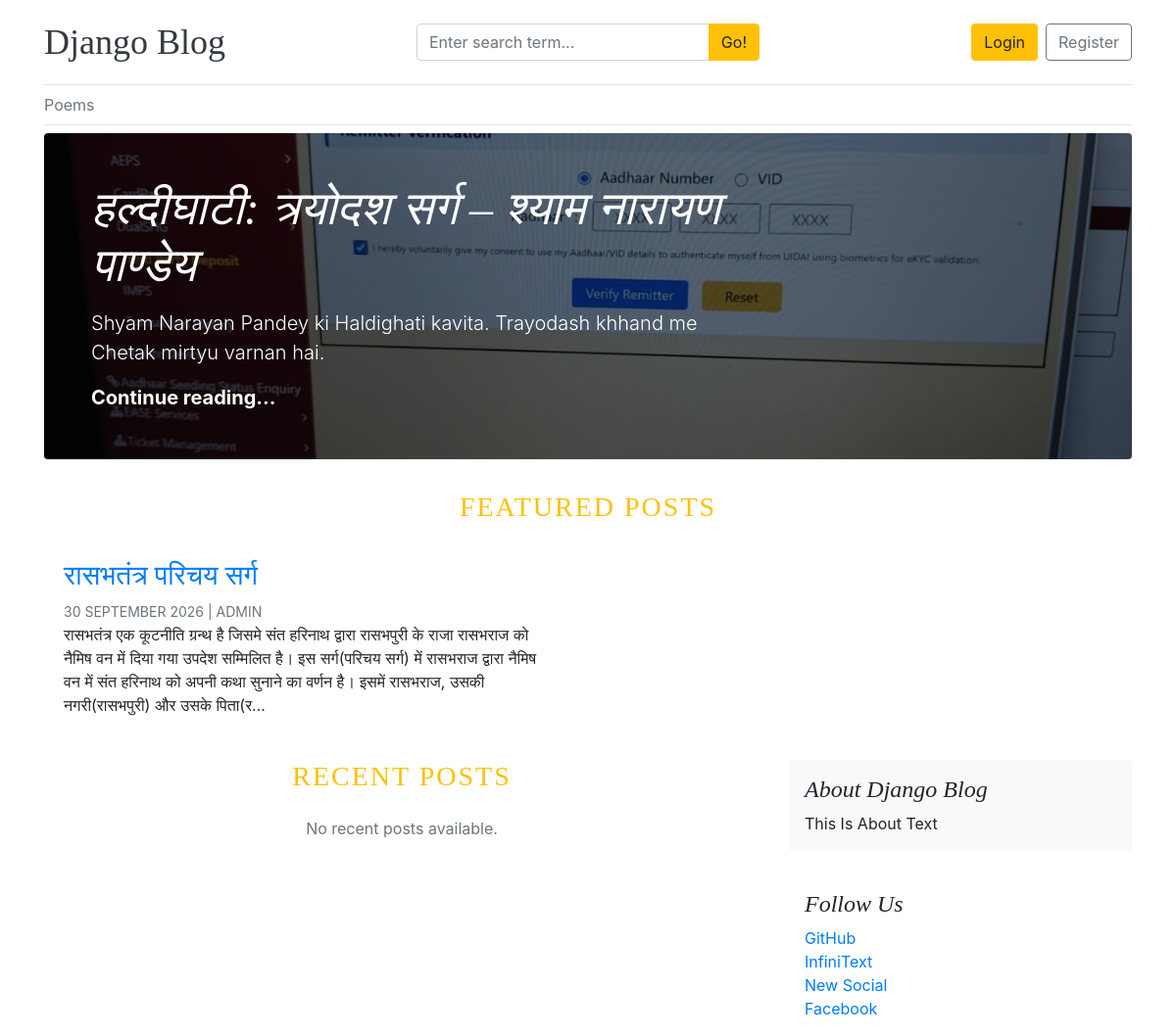
The page / on the database its author committed.
### about_us/models.py (models this page shows, shortened)
class About(models.Model):
    site_name=models.CharField(max_length=50)
    site_tagline=models.TextField(max_length=255)
    site_icon_svg = models.TextField(max_length=2000, null=True)
    about_heading=models.CharField(max_length=60)
    about_text=models.TextField(max_length=255)
    founder = models.CharField(max_length=25,null=True)
    address = models.TextField(max_length=255,null=True)
    company=models.CharField(max_length=70,null=True)
    company_icon_svg = models.TextField(max_length=2000,null=True)
    created_at = models.DateTimeField(auto_now_add=True)
    updated_at = models.DateTimeField(auto_now=True)
    class Meta:
        verbose_name_plural='About'

class SocialLink(models.Model):
    platform = models.CharField(max_length=50)
    link = models.URLField(max_length=255)
    social_icon = models.TextField(max_length=1000)
    created_at = models.DateTimeField(auto_now_add=True)
    updated_at = models.DateTimeField(auto_now=True)

### blogs/models.py (models this page shows)
class Category(models.Model):
    category_name = models.CharField(max_length=50, unique=True)
    created_at = models.DateTimeField(auto_now_add=True)
    updated_at = models.DateTimeField(auto_now=True)
    class Meta:
        verbose_name_plural = "Categories"
    def __str__(self) -> str:
        return self.category_name

class Blog(models.Model):
    title = models.CharField(max_length=100)
    slug = models.SlugField(max_length=150, unique=True, blank=True)
    category = models.ForeignKey(Category, on_delete=models.CASCADE)
    author = models.ForeignKey(User, on_delete=models.CASCADE)
    featured_image = models.ImageField(upload_to='uploads/%Y/%m/%d')
    short_description = models.TextField(max_length=500)
    blog_body = models.TextField(max_length=20000)
    status = models.CharField(max_length=24,choices=STATUS_CHOICES, default='Draft')
    is_featured = models.BooleanField(default=False)
    created_at = models.DateTimeField(auto_now_add=True)
    updated_at = models.DateTimeField(auto_now=True)
    def __str__(self)->str:
        return self.title

### djangoproject/views.py (the view)
# urls.py: 2. Add a URL to urlpatterns:  path('', views.home, name='home')
def home(request):
    featured_posts = Blog.objects.filter(is_featured=True, status='Published').order_by('-updated_at')
    recent_posts = Blog.objects.filter(is_featured=False, status='Published').order_by('-updated_at')
    print(featured_posts)
    return render(request, "home.html", {
        'featured_posts': featured_posts,
        'recent_posts':recent_posts,
    })

### blogs/context_processors.py (called while the page is built)
def get_categories(request):
    categories = Category.objects.all()
    try:
        about = About.objects.get()
    except:
        about = None
    return dict(categories=categories, about=about)

def get_social_links(request):
    social_links = SocialLink.objects.all()
    return dict(social_links=social_links)

### templates/home.html
{% extends 'base.html' %}
{% block content %}
    {% for post in featured_posts %}
        {% if forloop.first %}
            <div class="jumbotron p-3 p-md-5 text-white rounded bg-dark"
                    {% if post.featured_image %}
                 style="background-image: url('{{ post.featured_image.url }}'); background-blend-mode: overlay; background-size: cover; background-position: center;"
                    {% endif %}>
                <div class="col-md-8 px-0">
                    <h1 class="display-4 font-italic">{{ post.title }}</h1>
                    <p class="lead my-3">{{ post.short_description|truncatechars:163 }}</p>
                    <p class="lead mb-0">
                        <a href="{% url 'blogs' post.slug %}" class="text-white font-weight-bold">Continue
                            reading...</a>
                    </p>
                </div>
            </div>
        {% endif %}
    {% endfor %}
    {% if featured_posts|length > 1 %}
        <h3 class="text-uppercase text-warning text-center mt-4 mb-3" style="letter-spacing:2px">Featured Posts</h3>
        <div class="row mb-4">
            {% for post in featured_posts %}
                {% if not forloop.first %}
                    <div class="col-md-6">
                        <div class="card border-0">
                            <div class="card-body">
                                <h3>
                                    <a href="{% url 'blogs' post.slug %}">{{ post.title }}</a>
                                </h3>
                                <small class="mb-1 text-muted text-uppercase">
                                    {{ post.created_at|date:'d F Y' }} | {{ post.author }}
                                </small>
                                <p class="card-text">{{ post.short_description|truncatechars:260 }}</p>
                            </div>
                        </div>
                    </div>
                {% endif %}
            {% endfor %}
        </div>
    {% endif %}
    <div class="row">
        <div class="col-md-8 blog-main">
            <h3 class="text-uppercase text-warning text-center mb-4" style="letter-spacing:2px">Recent Posts</h3>
            {% for post in recent_posts %}
                <div class="card border-0 mb-4">
                    <div class="card-body px-0 pt-0">
                        <h3 class="blog-post-title">
                            <a href="{% url 'blogs' post.slug %}" class="text-decoration-none">{{ post.title }}</a>
                        </h3>
                        <small class="mb-2 text-muted text-uppercase d-block">
                            {{ post.created_at|date:'d F Y' }} | {{ post.author }}
                        </small>
                        <p class="card-text">{{ post.short_description|truncatechars:260 }}</p>
                        <a href="{% url 'blogs' post.slug %}" class="text-warning font-weight-bold">
                            Continue reading →
                        </a>
                    </div>
                </div>
            {% empty %}
                <p class="text-muted text-center">No recent posts available.</p>
            {% endfor %}
        </div>
        <aside class="col-md-4 blog-sidebar">
            <div class="p-3 mb-4 bg-light rounded">
                <h4 class="font-italic">{{ about.about_heading }}</h4>
                <p class="mb-0">{{ about.about_text }}</p>
            </div>
            {% if social_links %}
                <div class="p-3">
                    <h4 class="font-italic">Follow Us</h4>
                    <ol class="list-unstyled mb-0">
                        {% for social_link in social_links %}
                            <li><a href="{{ social_link.link }}">{{ social_link.platform }}</a></li>
                        {% endfor %}
                    </ol>
                </div>
            {% endif %}
        </aside>
    </div>
{% endblock %}

### templates/base.html (shortened to what this page needs)
{% load static %}
<!DOCTYPE html>
<html lang="en">
<head>
    <link href="https://cdn.jsdelivr.net/npm/bootstrap@4.6.2/dist/css/bootstrap.min.css"
          rel="stylesheet">
    <link rel="stylesheet"
          href="https://cdnjs.cloudflare.com/ajax/libs/font-awesome/4.7.0/css/font-awesome.min.css">
    <link href="{% static 'css/blog.css' %}" rel="stylesheet">
    <link rel="stylesheet" href="https://cdnjs.cloudflare.com/ajax/libs/highlight.js/11.12.0/styles/default.min.css">
    <link rel="stylesheet" href="https://cdnjs.cloudflare.com/ajax/libs/highlight.js/11.11.1/styles/hybrid.min.css">
</head>
<body>
<div class="container">
    {% if not '/dashboard' in request.path %}
        <header class="blog-header py-3 border-bottom">
            <div class="row align-items-center">
                <div class="col-12 col-md-4 text-center text-md-left mb-2 mb-md-0">
                    <a class="blog-header-logo text-dark"
                       href="/">
                        {{ about.site_name }}
                    </a>
                </div>
                <div class="col-12 col-md-4 mb-2 mb-md-0">
                    <form action="{% url 'search' %}"
                          method="GET">
                        <div class="input-group">
                            <input
                                    class="form-control"
                                    type="text"
                                    name="keyword"
                                    value="{{ keyword }}"
                                    placeholder="Enter search term..."
                                    aria-label="Search"
                                    required
                            >
                            <div class="input-group-append">
                                <button
                                        type="submit"
                                        class="btn btn-warning">
                                    Go!
                                </button>
                            </div>
                        </div>
                    </form>
                </div>
                <div class="col-12 col-md-4
                        d-flex
                        justify-content-center
                        justify-content-md-end
                        align-items-center">
                    {% if not user.is_authenticated %}
                        <a class="btn btn-warning"
                           href="{% url 'login' %}">
                            Login
                        </a>
                        <a class="btn btn-outline-secondary ml-2"
                           href="{% url 'register' %}">
                            Register
                        </a>
                    {% endif %}
                </div>
            </div>
        </header>
        <div class="nav-scroller py-1 mb-2 border-bottom">
            <nav class="nav justify-content-start">
                {% for category in categories %}
                    <a class="py-1 pr-3 pl-0 text-muted" href="/category/{{ category.id }}">
                        {{ category }}
                    </a>
                {% endfor %}
            </nav>
        </div>
    {% else %}
        <header class="d-flex justify-content-center py-3">
            <div class="nav nav-pills">
                <h1>Admin Panel</h1>
            </div>
        </header>
    {% endif %}
    <main role="main">
        {% block content %}
        {% endblock %}
    </main>
</div>
</body>
</html>

### static/css/blog.css (style rules this page uses)
.blog-header { border-bottom: 1px solid #e5e5e5; }
.blog-header-logo { font-family: "Playfair Display", Georgia, "Times New Roman", serif; font-size: 2.25rem; }
h1, h2, h3, h4, h5, h6 { font-family: "Playfair Display", Georgia, "Times New Roman", serif; }
.display-4 { font-size: 2.5rem; }
@media (min-width: 768px) { .display-4 { font-size: 3rem; } }

### rows shown on the page
About: site_name "Django Blog", about_heading "About Django Blog", about_text "This Is About Text"
Category: category_name "Poems"
Blog: featured_image (picture), title "हल्दीघाटी: त्रयोदश सर्ग – श्याम नारायण पाण्डेय", short_description "Shyam Narayan Pandey ki Haldighati kavita. Trayodash khhand me Chetak mirtyu varnan hai."
Blog: title "रासभतंत्र परिचय सर्ग", created_at "30 SEPTEMBER 2026", author "ADMIN", short_description "रासभतंत्र एक कूटनीति ग्रन्थ है जिसमे संत हरिनाथ द्वारा रासभपुरी के राजा रासभराज को नैमिष वन में दिया गया उपदेश सम्मिलित है। इस सर्ग(परिचय सर्ग) में रासभराज द्वारा नैमिष वन में संत हरिनाथ को अपनी कथा सुनाने का वर्णन है। इसमें रासभराज, उसकी नगरी(रासभपुरी) और उसके पिता(र…"
SocialLink: platform "GitHub"
SocialLink: platform "InfiniText"
SocialLink: platform "New Social"
SocialLink: platform "Facebook"
